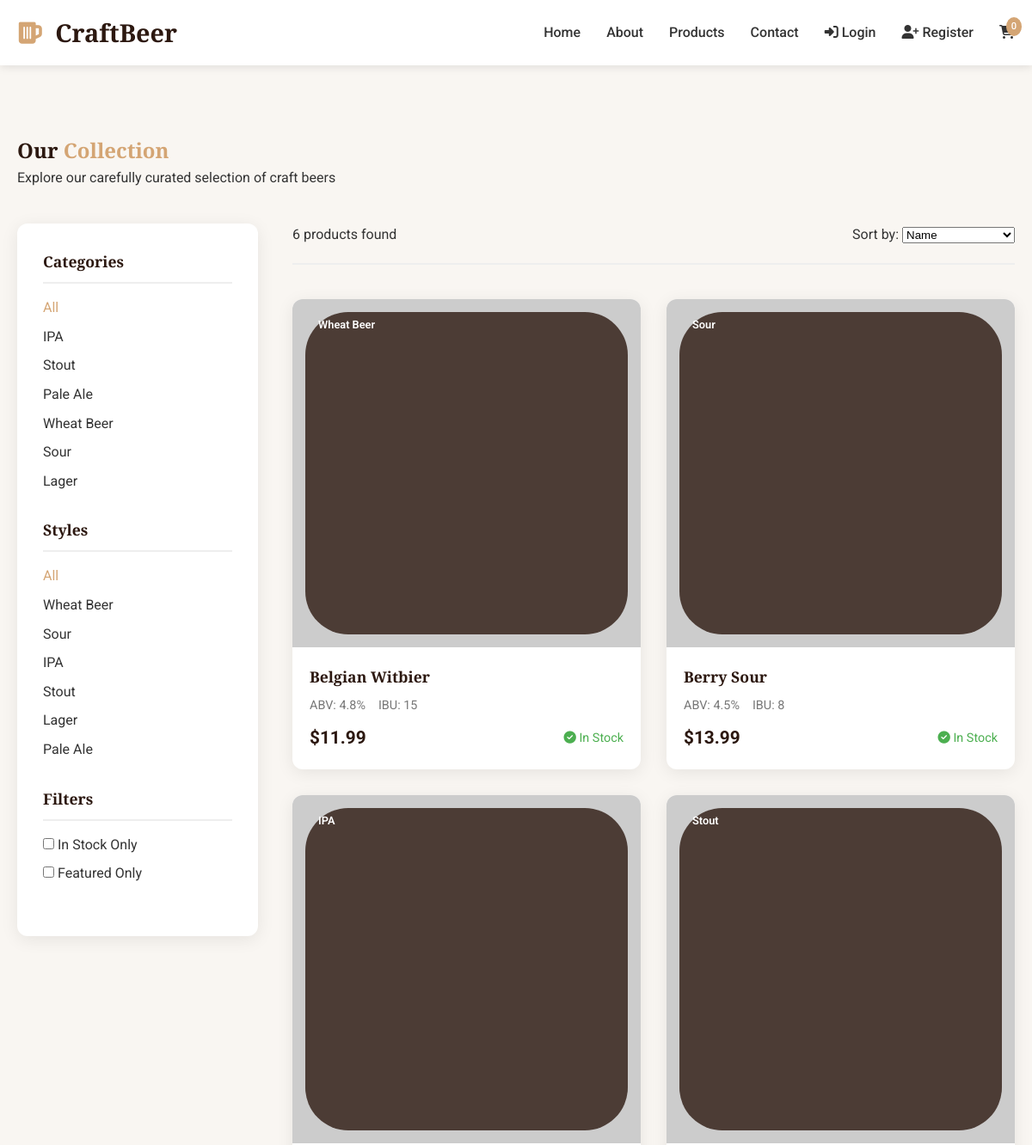
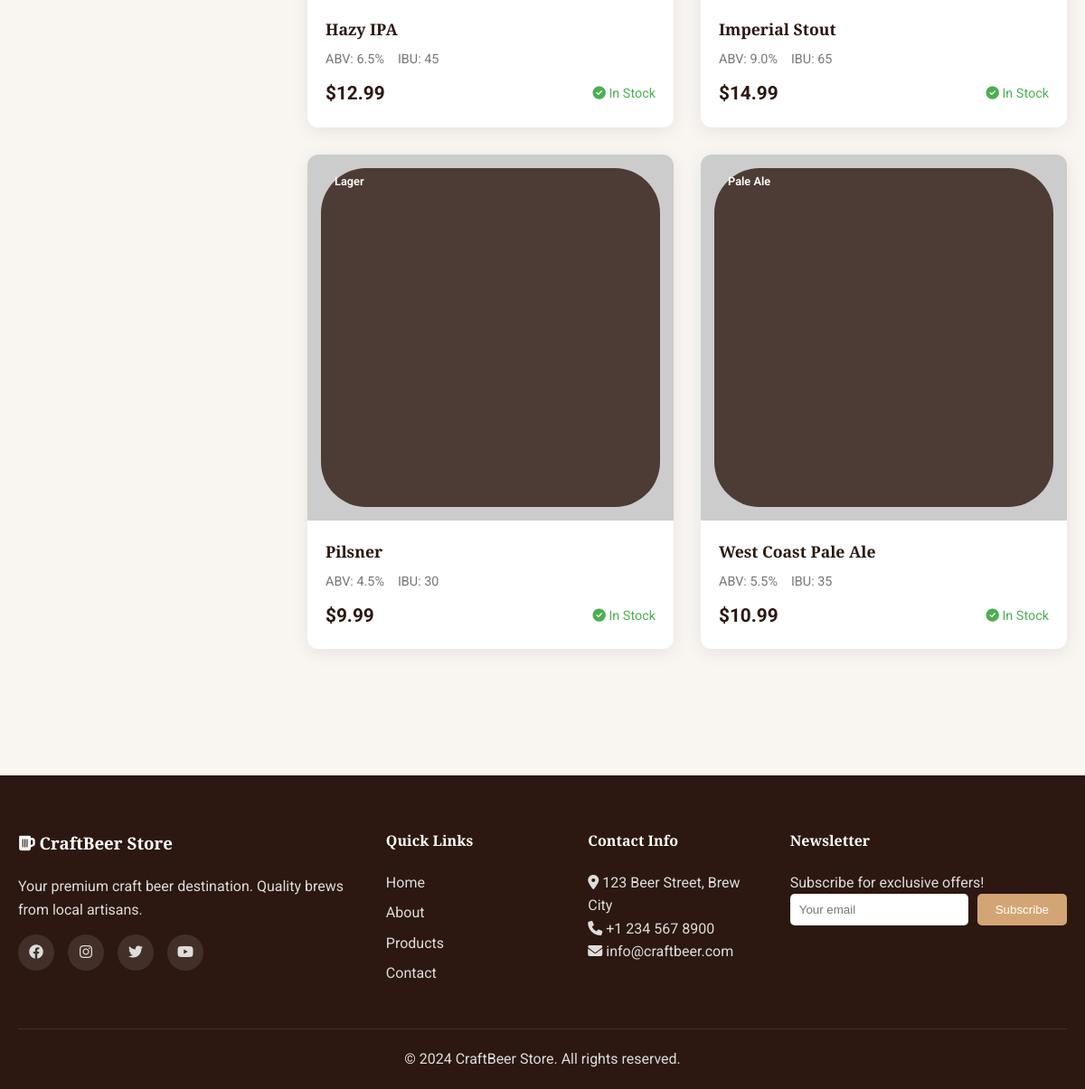
Screenshot of /products/ with the database file from the repository (2 pictures, top to bottom).
### apps/core/models.py (models this page shows, shortened)
class BaseModel(models.Model):
    created_at = models.DateTimeField(auto_now_add=True)
    updated_at = models.DateTimeField(auto_now=True)
    is_active = models.BooleanField(default=True)
    class Meta:
        abstract = True

class Category(BaseModel):
    name = models.CharField(max_length=100, unique=True)
    description = models.TextField(blank=True)
    slug = models.SlugField(max_length=100, unique=True)
    class Meta:
        verbose_name_plural = "Categories"

class BeerProduct(BaseModel):
    name = models.CharField(max_length=200)
    slug = models.SlugField(max_length=200, unique=True)
    description = models.TextField()
    price = models.DecimalField(max_digits=10, decimal_places=2)
    abv = models.DecimalField(max_digits=4, decimal_places=1,
                             validators=[MinValueValidator(0), MaxValueValidator(20)])
    ibu = models.IntegerField(validators=[MinValueValidator(0), MaxValueValidator(120)])
    style = models.CharField(max_length=100)
    category = models.ForeignKey(Category, on_delete=models.CASCADE, related_name='products')
    stock_quantity = models.PositiveIntegerField(default=0)
    image = models.ImageField(upload_to='products/', blank=True, null=True)
    is_featured = models.BooleanField(default=False)
    is_available = models.BooleanField(default=True)
    class Meta:
        ordering = ['name']
        indexes = [
            models.Index(fields=['slug']),
            models.Index(fields=['is_available']),
        ]

### apps/core/views.py (the view)
# urls.py: path('products/', products_view, name='products'),
def products_view(request):
    products = BeerProduct.objects.filter(is_available=True, is_active=True)
    categories = Category.objects.filter(is_active=True)
    category_slug = request.GET.get('category')
    style = request.GET.get('style')
    search_query = request.GET.get('search')
    if category_slug:
        products = products.filter(category__slug=category_slug)
    if style:
        products = products.filter(style__iexact=style)
    if search_query:
        products = ProductService.search_products(search_query)
    styles = BeerProduct.objects.filter(is_available=True).values_list('style', flat=True).distinct()
    context = {
        'products': products,
        'categories': categories,
        'styles': styles,
        'current_category': category_slug,
        'current_style': style,
        'title': 'Products - Craft Beer Store'
    }
    return render(request, 'products.html', context)

### apps/templates/products.html (shortened to what this page needs)
{% extends 'base.html' %}
{% load static %}
{% block content %}
<section class="products-page section-padding">
    <div class="container">
        <div class="page-header">
            <h1>Our <span class="highlight">Collection</span></h1>
            <p>Explore our carefully curated selection of craft beers</p>
        </div>
        <div class="products-layout">
            <aside class="filters-sidebar">
                <div class="filter-section">
                    <h3>Categories</h3>
                    <ul>
                        <li><a href="{% url 'products' %}" {% if not current_category %}class="active"{% endif %}>All</a></li>
                        {% for category in categories %}
                            <li>
                                <a href="?category={{ category.slug }}" {% if current_category == category.slug %}class="active"{% endif %}>
                                    {{ category.name }}
                                </a>
                            </li>
                        {% endfor %}
                    </ul>
                </div>
                <div class="filter-section">
                    <h3>Styles</h3>
                    <ul>
                        <li><a href="{% url 'products' %}" {% if not current_style %}class="active"{% endif %}>All</a></li>
                        {% for style in styles %}
                            <li>
                                <a href="?style={{ style }}" {% if current_style == style %}class="active"{% endif %}>
                                    {{ style }}
                                </a>
                            </li>
                        {% endfor %}
                    </ul>
                </div>
                <div class="filter-section">
                    <h3>Filters</h3>
                    <div class="filter-group">
                        <label>
                            <input type="checkbox" id="in-stock-only"> In Stock Only
                        </label>
                        <label>
                            <input type="checkbox" id="featured-only"> Featured Only
                        </label>
                    </div>
                </div>
            </aside>
            <div class="products-container">
                <div class="products-header">
                    <span>{{ products.count }} products found</span>
                    <div class="sort-options">
                        <label for="sort">Sort by:</label>
                        <select id="sort">
                            <option value="name">Name</option>
                        </select>
                    </div>
                </div>
                <div class="product-grid">
                    {% for product in products %}
                        <div class="product-card">
                            <div class="product-image">
                                {% if product.image %}
                                    <img src="{{ product.image.url }}" alt="{{ product.name }}">
                                {% else %}
                                    <img src="https://via.placeholder.com/300x300?text={{ product.name }}" alt="{{ product.name }}">
                                {% endif %}
                                <div class="product-actions">
                                </div>
                                <span class="badge style-badge">{{ product.style }}</span>
                            </div>
                            <div class="product-info">
                                <h3><a href="{% url 'product_detail' product.slug %}">{{ product.name }}</a></h3>
                                <div class="product-meta">
                                    <span>ABV: {{ product.abv }}%</span>
                                    <span>IBU: {{ product.ibu }}</span>
                                </div>
                                <div class="product-price">
                                    <span>${{ product.price }}</span>
                                    {% if product.stock_quantity > 0 %}
                                        <span class="in-stock"><i class="fas fa-check-circle"></i> In Stock</span>
                                    {% else %}
                                        <span class="out-of-stock"><i class="fas fa-times-circle"></i> Out of Stock</span>
                                    {% endif %}
                                </div>
                            </div>
                        </div>
                    {% empty %}
                        <div class="no-products">
                            <i class="fas fa-beer"></i>
                            <h3>No products found</h3>
                            <p>Try adjusting your filters or search criteria</p>
                        </div>
                    {% endfor %}
                </div>
            </div>
        </div>
    </div>
</section>
{% endblock %}

### static/css/style.css (style rules this page uses)
:root { --primary-color: #d4a574; --primary-dark: #b8895a; --secondary-color: #2c1810; --text-color: #333; --light-bg: #f9f6f2; --white: #ffffff; --shadow: 0 4px 20px rgba(0,0,0,0.08); --border-radius: 12px; --transition: all 0.3s ease; }
* { margin: 0; padding: 0; box-sizing: border-box; }
body { font-family: 'Roboto', sans-serif; color: var(--text-color); line-height: 1.6; background-color: var(--light-bg); }
.container { max-width: 1200px; margin: 0 auto; padding: 0 20px; }
h1, h2, h3, h4 { font-family: 'Playfair Display', serif; color: var(--secondary-color); }
.highlight { color: var(--primary-color); }
.section-padding { padding: 80px 0; }
.product-grid { display: grid; grid-template-columns: repeat(auto-fill, minmax(280px, 1fr)); gap: 30px; margin-top: 40px; }
.product-card { background: var(--white); border-radius: var(--border-radius); overflow: hidden; box-shadow: var(--shadow); transition: var(--transition); }
.product-image { position: relative; overflow: hidden; padding-top: 100%; }
.product-image img { position: absolute; top: 0; left: 0; width: 100%; height: 100%; object-fit: cover; transition: var(--transition); }
.product-actions { position: absolute; bottom: -60px; left: 0; right: 0; display: flex; justify-content: center; gap: 15px; transition: var(--transition); padding: 15px; }
.badge { position: absolute; top: 15px; right: 15px; padding: 5px 15px; border-radius: 50px; font-size: 0.8rem; font-weight: 600; }
.style-badge { position: absolute; bottom: 15px; left: 15px; background: rgba(44, 24, 16, 0.8); color: var(--white); padding: 5px 15px; border-radius: 50px; font-size: 0.8rem; }
.product-info { padding: 20px; }
.product-info h3 { font-size: 1.1rem; margin-bottom: 8px; }
.product-info h3 a { color: var(--secondary-color); text-decoration: none; }
.product-meta { display: flex; gap: 15px; font-size: 0.9rem; color: #777; margin-bottom: 10px; }
.product-price { display: flex; justify-content: space-between; align-items: center; }
.product-price span:first-child { font-size: 1.3rem; font-weight: 700; color: var(--secondary-color); }
.in-stock { color: #4CAF50; font-size: 0.9rem; }
.products-layout { display: grid; grid-template-columns: 280px 1fr; gap: 40px; margin-top: 40px; }
.filters-sidebar { background: var(--white); padding: 30px; border-radius: var(--border-radius); box-shadow: var(--shadow); position: sticky; top: 100px; height: fit-content; }
.filter-section { margin-bottom: 30px; }
.filter-section h3 { font-size: 1.1rem; margin-bottom: 15px; padding-bottom: 10px; border-bottom: 2px solid #eee; }
.filter-section ul { list-style: none; }
.filter-section ul li { margin: 8px 0; }
.filter-section ul a { color: var(--text-color); text-decoration: none; transition: var(--transition); }
.filter-section ul a:hover, .filter-section ul a.active { color: var(--primary-color); }
.filter-group label { display: block; margin: 8px 0; cursor: pointer; }
.products-header { display: flex; justify-content: space-between; align-items: center; margin-bottom: 30px; padding-bottom: 20px; border-bottom: 2px solid #eee; }

### rows the page displays
Category: name "IPA"
Category: name "Stout"
Category: name "Pale Ale"
Category: name "Wheat Beer"
Category: name "Sour"
Category: name "Lager"
BeerProduct: style "Wheat Beer", name "Belgian Witbier", abv "4.8", ibu "15", price "11.99", stock_quantity "In Stock"
BeerProduct: style "Sour", name "Berry Sour", abv "4.5", ibu "8", price "13.99", stock_quantity "In Stock"
BeerProduct: style "IPA", name "Hazy IPA", abv "6.5", ibu "45", price "12.99", stock_quantity "In Stock"
BeerProduct: style "Stout", name "Imperial Stout", abv "9.0", ibu "65", price "14.99", stock_quantity "In Stock"
BeerProduct: style "Lager", name "Pilsner", abv "4.5", ibu "30", price "9.99", stock_quantity "In Stock"
BeerProduct: style "Pale Ale", name "West Coast Pale Ale", abv "5.5", ibu "35", price "10.99", stock_quantity "In Stock"

### other values shown
{{ style }} "Wheat Beer" "Sour" "IPA" "Stout" "Lager" "Pale Ale"
{{ products.count }} "6"
